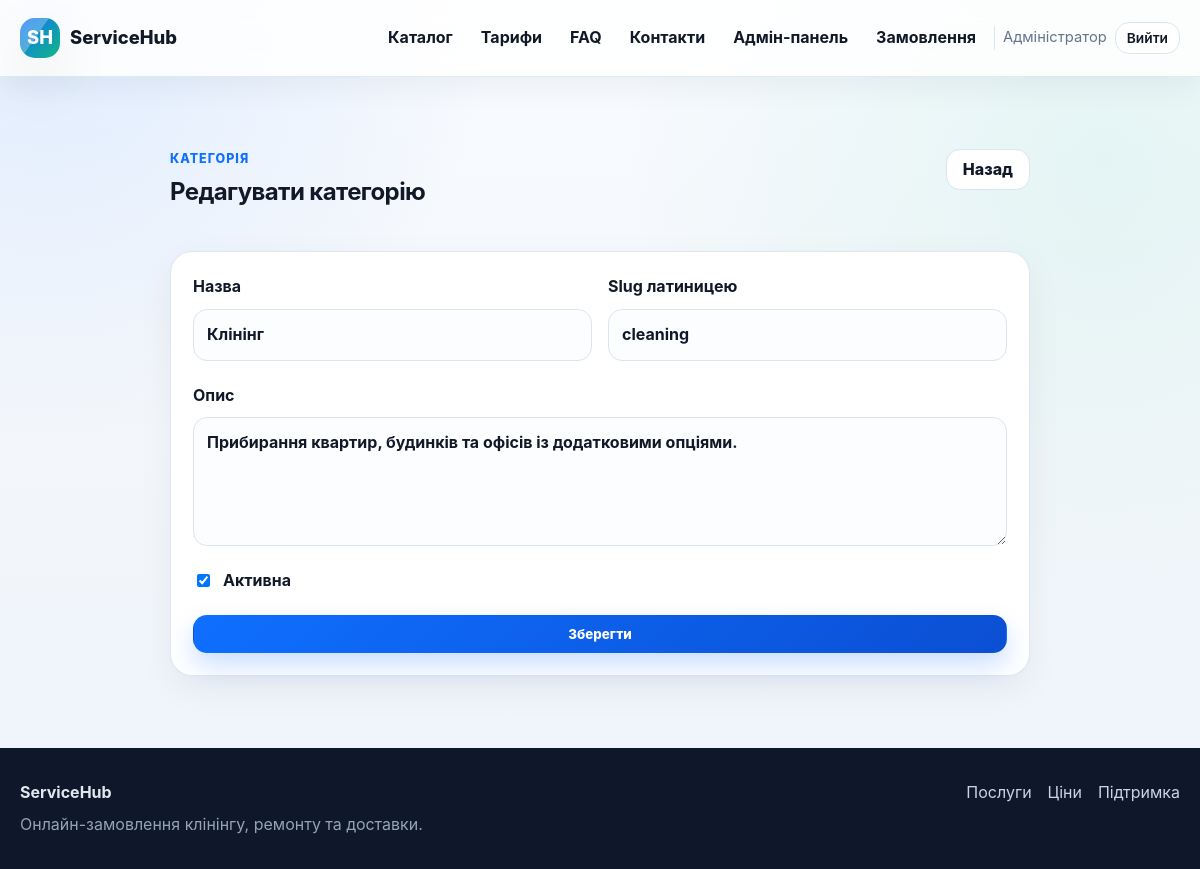
Screenshot of /admin/categories/1/edit (signed in) with the database file from the repository.
### tables this page shows
CREATE TABLE users (
    id INTEGER PRIMARY KEY AUTOINCREMENT,
    role TEXT NOT NULL CHECK (role IN ('client', 'worker', 'admin')),
    full_name TEXT NOT NULL,
    email TEXT NOT NULL UNIQUE,
    password_hash TEXT NOT NULL,
    phone TEXT,
    city TEXT,
    address TEXT,
    specialization TEXT,
    service_area TEXT,
    schedule TEXT,
    price_text TEXT,
    is_blocked INTEGER NOT NULL DEFAULT 0,
    created_at TEXT NOT NULL DEFAULT CURRENT_TIMESTAMP
);

CREATE TABLE categories (
    id INTEGER PRIMARY KEY AUTOINCREMENT,
    name TEXT NOT NULL UNIQUE,
    slug TEXT NOT NULL UNIQUE,
    description TEXT,
    is_active INTEGER NOT NULL DEFAULT 1,
    created_at TEXT NOT NULL DEFAULT CURRENT_TIMESTAMP
);

### app.py (the view, shortened to what this page needs)
@app.route("/admin/categories/<int:category_id>/edit", methods=("GET", "POST"))
@role_required("admin")
def admin_category_edit(category_id: int):
    category = db_one("SELECT * FROM categories WHERE id = ?", (category_id,))
    if not category:
        abort(404)
    return render_template("admin/category_form.html", category=category)

### app.py (called while the page is built)
def get_db() -> sqlite3.Connection:
    if "db" not in g:
        db = sqlite3.connect(app.config["DATABASE"])
        db.row_factory = sqlite3.Row
        db.execute("PRAGMA foreign_keys = ON")
        g.db = db
    return g.db

def db_one(query: str, params: tuple = ()) -> sqlite3.Row | None:
    return get_db().execute(query, params).fetchone()

def current_user() -> sqlite3.Row | None:
    user_id = session.get("user_id")
    if not user_id:
        return None
    return db_one("SELECT * FROM users WHERE id = ?", (user_id,))

@app.before_request
def load_logged_in_user():
    g.user = current_user()
    if g.user and g.user["is_blocked"] and request.endpoint not in {"logout", "static"}:
        session.clear()
        g.user = None
        flash("Ваш обліковий запис заблоковано адміністратором.", "danger")
        return redirect(url_for("login"))
    return None

@app.context_processor
def inject_globals() -> dict:
    return {
        "current_user": getattr(g, "user", None),
        "roles": ROLES,
        "specializations": SPECIALIZATIONS,
        "order_statuses": ORDER_STATUSES,
        "worker_status_options": WORKER_STATUS_OPTIONS,
        "format_datetime": format_datetime,
        "money": money,
        "role_label": role_label,
        "spec_label": spec_label,
        "active_label": active_label,
        "status_class": status_class,
        "payment_status_label": payment_status_label,
        "payment_status_class": payment_status_class,
    }

def role_required(*roles_required: str):
    def decorator(view):
        @wraps(view)
        def wrapped_view(*args, **kwargs):
            if g.user is None:
                flash("Спочатку увійдіть у систему.", "warning")
                return redirect(url_for("login", next=request.path))
            if g.user["role"] not in roles_required:
                abort(403)
            return view(*args, **kwargs)
        return wrapped_view
    return decorator

### templates/admin/category_form.html (shortened to what this page needs)
{% extends 'base.html' %}
{% block content %}
<section class="section">
    <div class="container narrow">
        <div class="section-head"><div><div class="eyebrow">Категорія</div><h1>{{ 'Редагувати категорію' if category else 'Нова категорія' }}</h1></div><a class="btn btn-outline" href="{{ url_for('admin_categories') }}">Назад</a></div>
        <form class="card form-card" method="post">
            <div class="form-grid two">
                <label>Назва<input type="text" name="name" value="{{ category.name if category else '' }}" required></label>
                <label>Slug латиницею<input type="text" name="slug" value="{{ category.slug if category else '' }}"></label>
            </div>
            <label>Опис<textarea name="description" rows="4">{{ category.description if category else '' }}</textarea></label>
            <label class="check-line"><input type="checkbox" name="is_active" value="1" {% if not category or category.is_active %}checked{% endif %}> Активна</label>
            <button class="btn btn-primary" type="submit">Зберегти</button>
        </form>
    </div>
</section>
{% endblock %}

### templates/base.html (shortened to what this page needs)
<!doctype html>
<html lang="uk">
<head>
    <link rel="stylesheet" href="{{ url_for('static', filename='css/style.css') }}">
</head>
<body>
<header class="site-header">
    <div class="container header-inner">
        <a class="brand" href="{{ url_for('home') }}">
            <span class="brand-mark">SH</span>
            <span>ServiceHub</span>
        </a>
        <nav class="nav" data-nav>
            <a href="{{ url_for('catalog') }}">Каталог</a>
            <a href="{{ url_for('prices_public') }}">Тарифи</a>
            <a href="{{ url_for('faq') }}">FAQ</a>
            <a href="{{ url_for('contacts') }}">Контакти</a>
            {% if current_user %}
                {% if current_user.role == 'client' %}
                    <a href="{{ url_for('client_dashboard') }}">Кабінет</a>
                    <a class="btn btn-sm btn-primary" href="{{ url_for('client_create_order') }}">Замовити</a>
                {% elif current_user.role == 'worker' %}
                    <a href="{{ url_for('worker_dashboard') }}">Кабінет</a>
                    <a href="{{ url_for('worker_available_orders') }}">Доступні заявки</a>
                {% elif current_user.role == 'admin' %}
                    <a href="{{ url_for('admin_dashboard') }}">Адмін-панель</a>
                    <a href="{{ url_for('admin_orders') }}">Замовлення</a>
                {% endif %}
                <span class="nav-user">{{ current_user.full_name }}</span>
                <a class="btn btn-sm btn-outline" href="{{ url_for('logout') }}">Вийти</a>
            {% else %}
                <a href="{{ url_for('login') }}">Вхід</a>
                <a class="btn btn-sm btn-primary" href="{{ url_for('register') }}">Реєстрація</a>
            {% endif %}
        </nav>
    </div>
</header>
<main class="page">
    {% block content %}{% endblock %}
</main>
<footer class="site-footer">
    <div class="container footer-inner">
        <div>
            <strong>ServiceHub</strong>
            <p>Онлайн-замовлення клінінгу, ремонту та доставки.</p>
        </div>
        <div class="footer-links">
            <a href="{{ url_for('catalog') }}">Послуги</a>
            <a href="{{ url_for('prices_public') }}">Ціни</a>
            <a href="{{ url_for('contacts') }}">Підтримка</a>
        </div>
    </div>
</footer>
</body>
</html>

### rows the page displays
users: full_name "Адміністратор"
categories: name "Клінінг", slug "cleaning", description "Прибирання квартир, будинків та офісів із додатковими опціями.", is_active "☑"

### other values shown
{{ 'Редагувати категорію' if category else 'Нова категорія' }} "Редагувати категорію"
